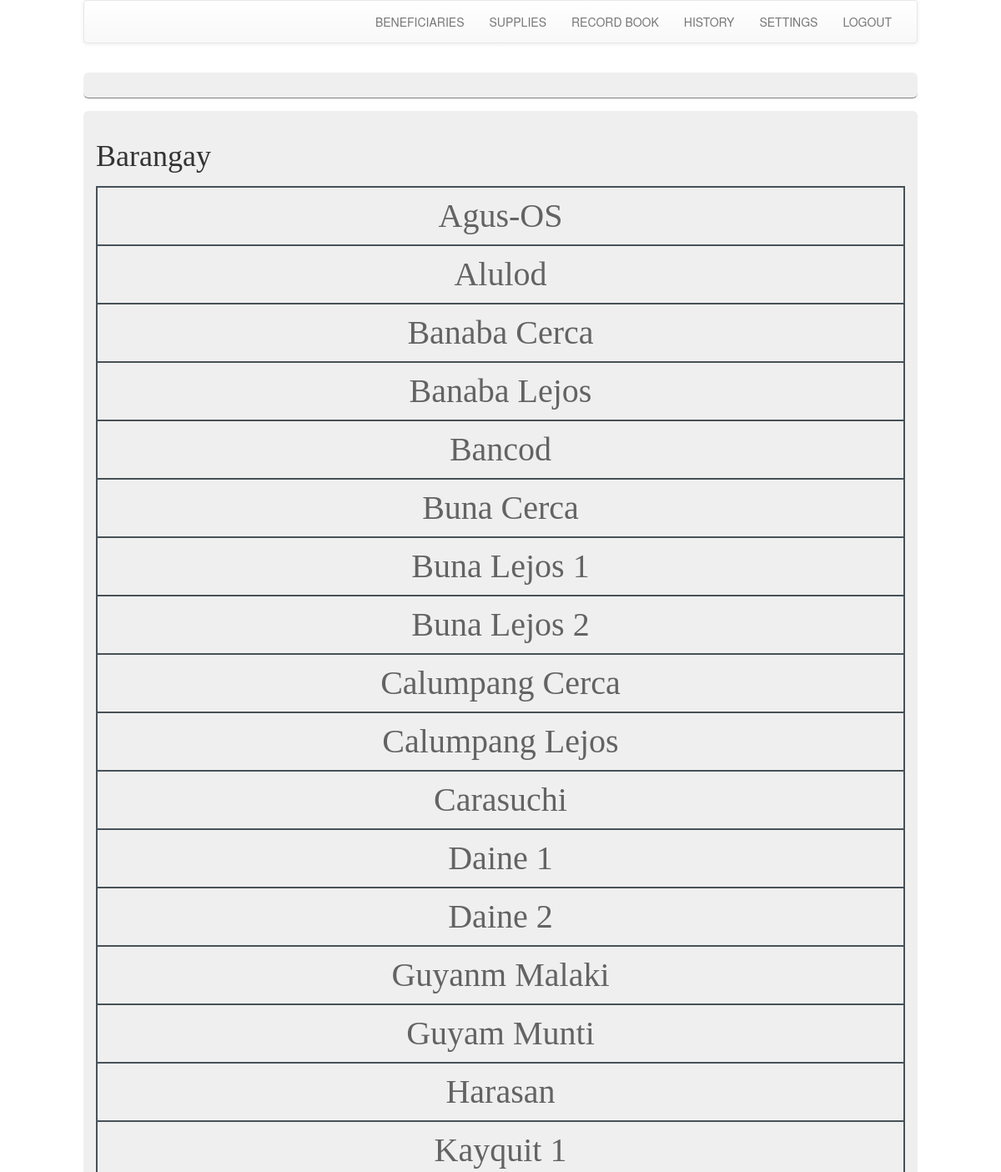
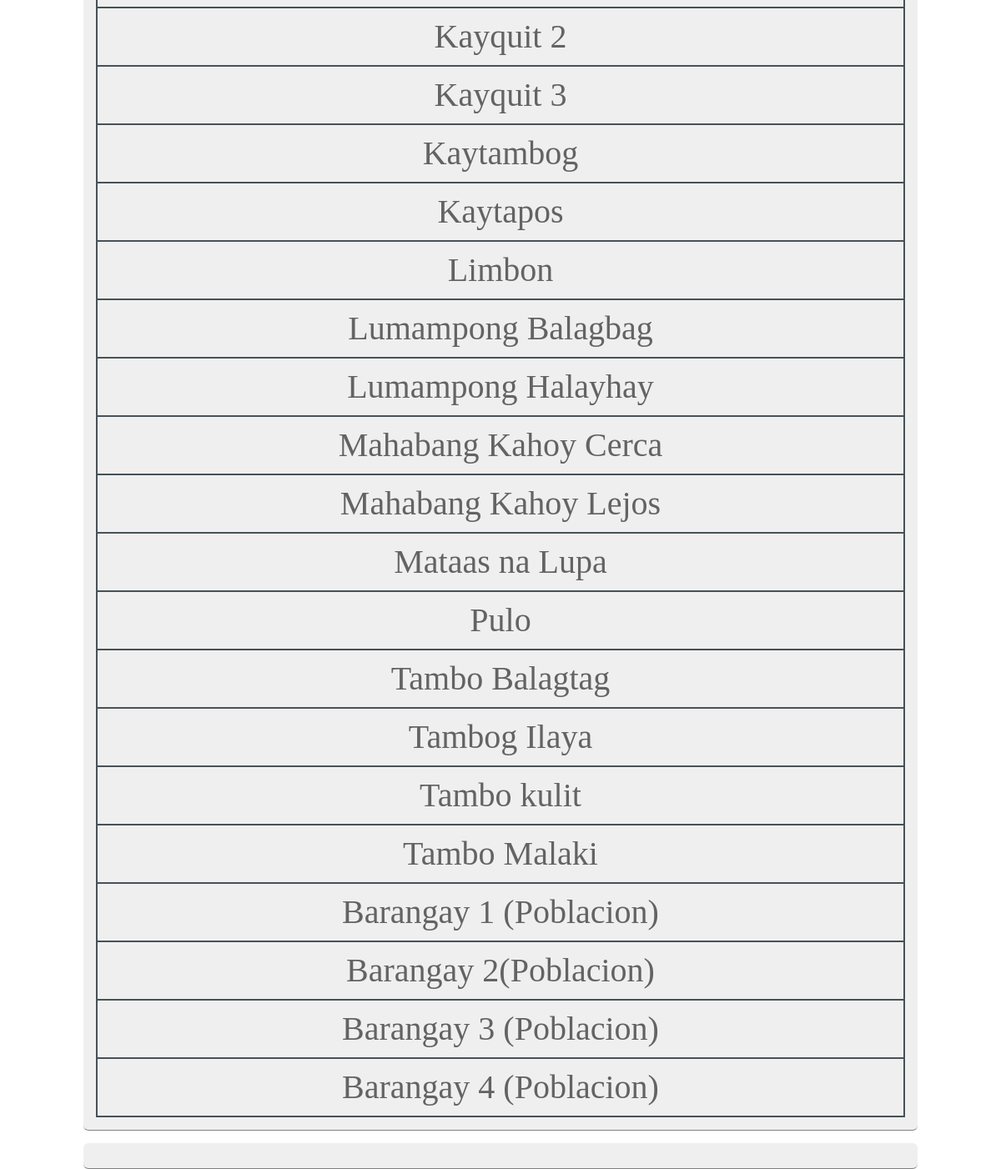
/Barangay_Inventory_System-main/inventoryProjBrgy/inventoryProjBrgy/brgy.php (signed in), run on the app's committed database (2 pictures, top to bottom).
### tables this page shows
CREATE TABLE `barangays` (
  `brgy` varchar(50) NOT NULL,
  `n` int(11) NOT NULL
);

### Barangay_Inventory_System-main/inventoryProjBrgy/inventoryProjBrgy/barangay_funcs.php (the view, shortened to what this page needs)
<?php
if (!function_exists('barangay')) {
	function barangay(): void
	{
		include __DIR__ . '/dbcon.php';
		$s = mysqli_query($con, 'SELECT * FROM barangays');
		while ($row = mysqli_fetch_assoc($s)) {
			$x = (string) $row['brgy'];
			echo '<tr><td><a href="patients.php?loc=' . htmlspecialchars($x, ENT_QUOTES, 'UTF-8') . '">'
				. htmlspecialchars($x, ENT_QUOTES, 'UTF-8') . '</a><br></td></tr>';
		}
	}
}

### Barangay_Inventory_System-main/inventoryProjBrgy/inventoryProjBrgy/styles/main.css (style rules this page uses)
* { margin: 0px; padding: 0px; }
a { text-decoration: none; color: #636363; }
table.brgy td { font-size: 30pt; border: 2px solid #475157; text-align: center; padding: 4px; }

### data on the page
barangays: brgy "Agus-OS"
barangays: brgy "Alulod"
barangays: brgy "Banaba Cerca"
barangays: brgy "Banaba Lejos"
barangays: brgy "Bancod"
barangays: brgy "Buna Cerca"
barangays: brgy "Buna Lejos 1"
barangays: brgy "Buna Lejos 2"
barangays: brgy "Calumpang Cerca"
barangays: brgy "Calumpang Lejos"
barangays: brgy "Carasuchi"
barangays: brgy "Daine 1"
barangays: brgy "Daine 2"
barangays: brgy "Guyanm Malaki"
barangays: brgy "Guyam Munti"
barangays: brgy "Harasan"
barangays: brgy "Kayquit 1"
barangays: brgy "Kayquit 2"
barangays: brgy "Kayquit 3"
barangays: brgy "Kaytambog"
barangays: brgy "Kaytapos"
barangays: brgy "Limbon"
barangays: brgy "Lumampong Balagbag"
barangays: brgy "Lumampong Halayhay"
barangays: brgy "Mahabang Kahoy Cerca"
barangays: brgy "Mahabang Kahoy Lejos"
barangays: brgy "Mataas na Lupa"
barangays: brgy "Pulo"
barangays: brgy "Tambo Balagtag"
barangays: brgy "Tambog Ilaya"
barangays: brgy "Tambo kulit"
barangays: brgy "Tambo Malaki"
barangays: brgy "Barangay 1 (Poblacion)"
barangays: brgy "Barangay 2(Poblacion)"
barangays: brgy "Barangay 3 (Poblacion)"
barangays: brgy "Barangay 4 (Poblacion)"
